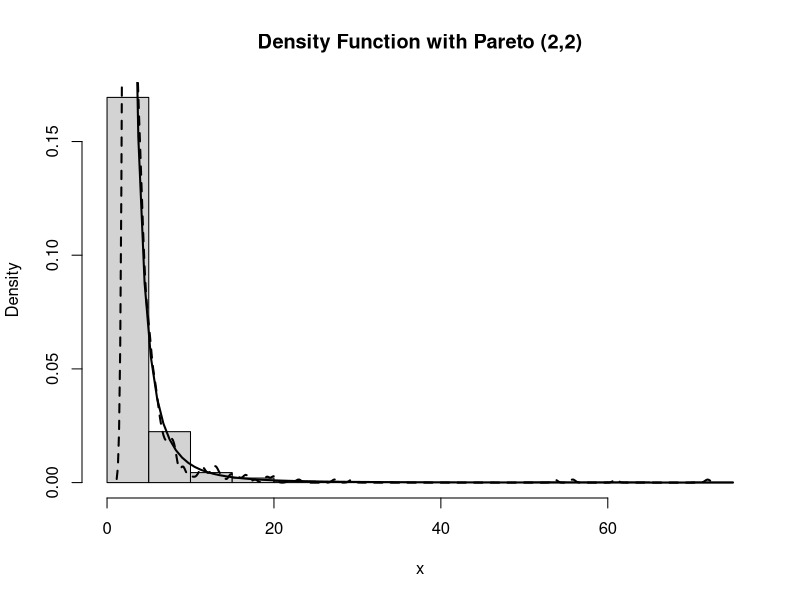
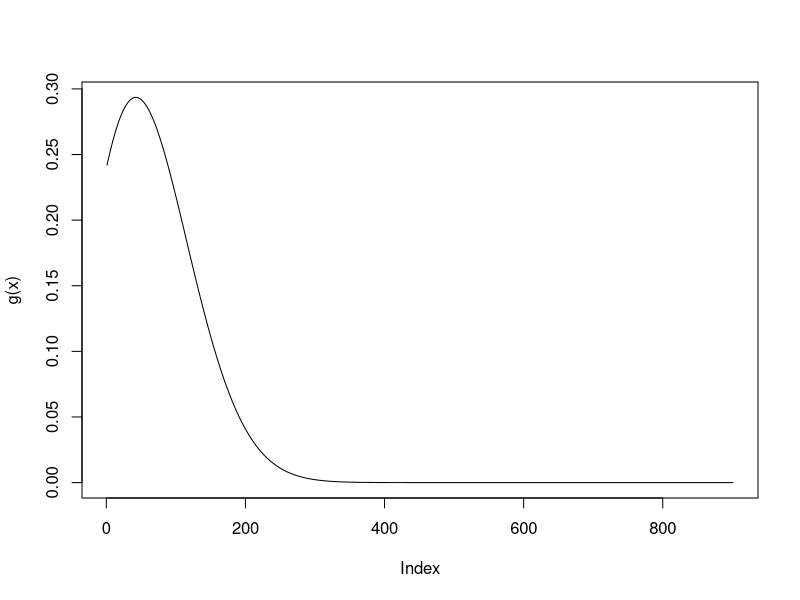

These figures' R source, in order:
## ---- chunk 1
library(knitr)
# set global chunk options: images will be 7x5 inches
knitr::opts_chunk$set(fig.width=7, fig.height=5)
options(digits = 4)


## indents are for indenting r code as formatted text
## They may need to be adjusted depending on your OS
# if your output looks odd, increase or decrease indent
indent1 = '    '
indent2 = '        '
indent3 = '            '
#library(tidyverse)
#library(reshape2)
## ---- chunk 2
n <- 1000
u <- runif(n)
x <- 2/sqrt(1-u)

hist(x, freq = FALSE, xlab = "x", main = "Density Function with Pareto (2,2)")
curve(8/(x)^3, add = TRUE, lwd = 2)
lines(density(x), lty = 2, lwd = 2)
## ---- chunk 3
n <- 1000
p <- runif(n)
x <- numeric(n)
for (i in 1:n){
  if(p[i]<0.1){
    x[i] = 0
  }
  else if(p[i]<0.3 & p[i]>0.1){
    x[i] = 1
  }
  else if(p[i]<0.5 & p[i]>0.3){
    x[i] = 2
  }
  else if(p[i]<0.7 & p[i]>0.5){
    x[i] = 3
  }
  else{
    x[i] = 4
  }
}

head(x,10)
## ---- chunk 4
# empirical probabilities:
q <- seq(.1,.8,.1)
Empirical <- quantile(x, q)

# theoretical probabilities:
n <- 1000
u <- numeric(n)
for (i in 1:n){
  if(i <= 1000*0.1){
    u[i] = 0
  }
  else if(i > 1000*0.1 & i <= 1000*0.3){
    u[i] = 1
  }
  else if(i > 1000*0.3 & i <= 1000*0.5){
    u[i] = 2
  }
  else if(i > 1000*0.5 & i <= 1000*0.7){
    u[i] = 3
  }
  else{
    u[i] = 4
  }
}
Theoretical <- quantile(u, q)
round(rbind(Empirical, Theoretical), 3)
## ---- chunk 5
y <- sample(x, 1000, replace = TRUE)
table(y)
## ---- chunk 6
m <- 1000
g <- function(x){
  x*exp(-x^2/2)
}
u <- runif(m)
x <- -log(-u+1)+1
fg <- g(x) / (exp(-(x-1)))
theta.hat <- mean(fg)
se <- sd(fg)
round(rbind(theta.hat, se), 3)
## ---- chunk 7
x <- seq(1,10,.01)
g <- function(x){
  (x^2/sqrt(2*pi))*exp(-x^2/2)
}
plot(g(x), type = 'l')
## ---- chunk 8
m <- 10000
theta.hat <- se <- variance <- numeric(2)
g <- function(x){
  (x^2/sqrt(2*pi))*exp(-x^2/2)*(x>1)
}

# using f1.
x <- rgamma(m, shape=2, scale=2)
# to catch overflow errors in g(x)
i <- c(which(x>1))
x[i] <- 2
fg <- g(x) / dgamma(x, shape=2, scale=2)
theta.hat[1] <- mean(fg)
se[1] <- sd(fg)
variance[1] <- var(fg)

# using f2.
u <- runif(m)
x <- -log(-u+1)+1
fg <- g(x) / (exp(-(x-1)))
theta.hat[2] <- mean(fg)
se[2] <- sd(fg)
variance[2] <- var(fg)

round(rbind(theta.hat,se,variance),4)
